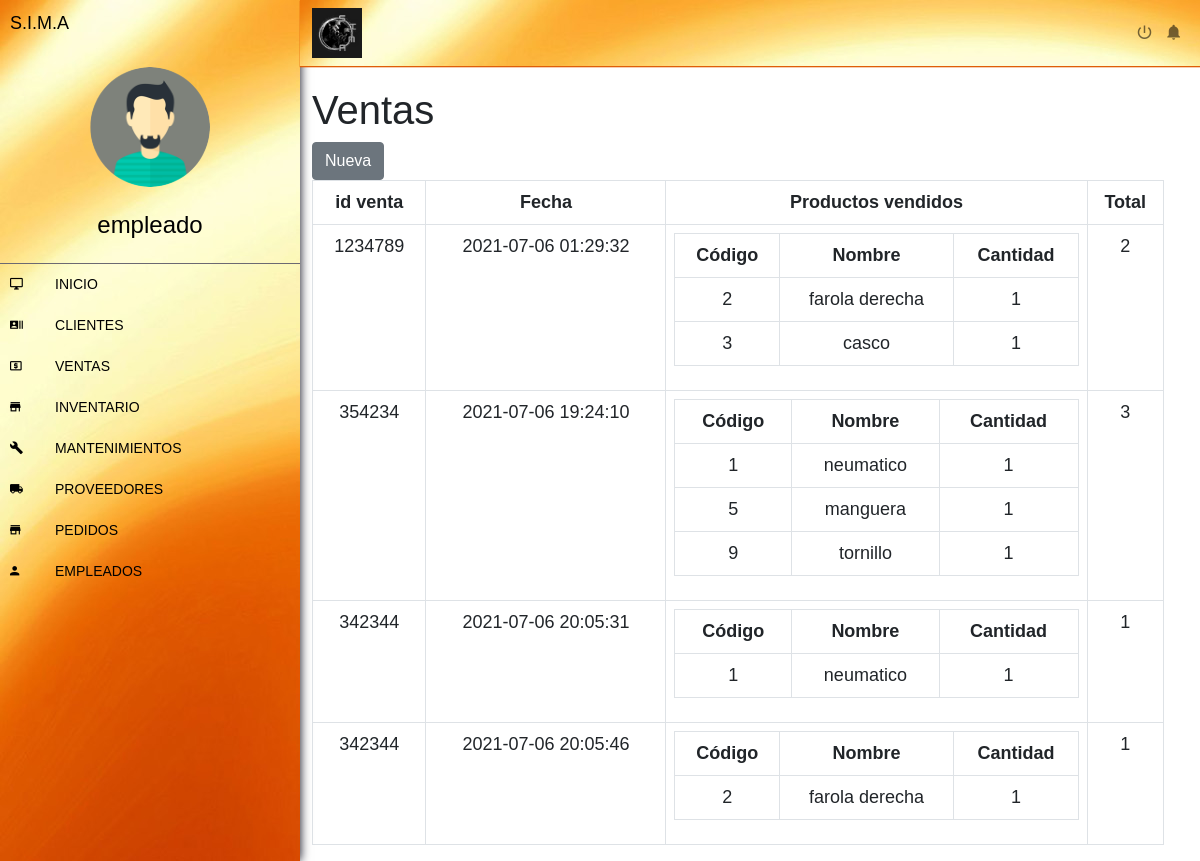
Screenshot of /vistas/ventas/verVentas.php with the database file from the repository.
### tables this page shows
CREATE TABLE `ventas` (
  `id` bigint(20) UNSIGNED NOT NULL,
  `fecha` datetime NOT NULL,
  `cliente` int(20) NOT NULL,
  `total` int(50) NOT NULL
);

### vistas/ventas/verVentas.php (the view, shortened to what this page needs)
<?php
    include("../../templates/menusup.php");
    include("../../templates/menulateral.php");
	$pdo = new base();
	$pdo=$pdo->construct();
?>
<!DOCTYPE html>
<html lang="en">
<head>
</head>
<body>
<div class="row">
		<h1>Ventas</h1>
		<div class="col-1">
			<a class="btn btn-secondary" href="./ventas.php">Nueva </a>
		</div>
    <div class="row" id="ventas">
    <?php
$sentencia = $pdo->query("SELECT ventas.total, ventas.fecha, ventas.id,ventas.cliente, GROUP_CONCAT( producto.id_item, '..', producto.nombre_prod, '..', productos_vendidos.cantidad SEPARATOR '__') AS producto FROM ventas INNER JOIN productos_vendidos ON productos_vendidos.id_venta = ventas.id INNER JOIN producto ON producto.id_item = productos_vendidos.id_producto GROUP BY ventas.id ORDER BY ventas.id");
$ventas = $sentencia->fetchAll(PDO::FETCH_OBJ);
?>
	<div class="col-xs-12">
		<table class="table table-bordered">
			<thead>
				<tr>
					<th>id venta</th>
					<th>Fecha</th>
					<th>Productos vendidos</th>
					<th>Total</th>
				</tr>
			</thead>
			<tbody>
				<?php foreach($ventas as $venta){ ?>
				<tr>
					<td><?php echo $venta->cliente ?></td>
					<td><?php echo $venta->fecha ?></td>
					<td>
						<table class="table table-bordered">
							<thead>
								<tr>
									<th>Código</th>
									<th>Nombre</th>
									<th>Cantidad</th>
								</tr>
							</thead>
							<tbody>
								<?php foreach(explode("__", $venta->producto) as $productosConcatenados){
								$producto = explode("..", $productosConcatenados)
								?>
								<tr>
									<td><?php echo $producto[0] ?></td>
									<td><?php echo $producto[1] ?></td>
									<td><?php echo $producto[2] ?></td>
								</tr>
								<?php } ?>
							</tbody>
						</table>
					</td>
					<td><?php echo $venta->total ?></td>
				</tr>
				<?php } ?>
			</tbody>
		</table>
	</div>
    </div>
</body>

### CSS/menu.css (style rules this page uses)
:root { --width: 300px; --padding: 10px; --bg-color: #321d7a; --hovercolor:#6b6972; --width-collapsed:50px; }
body { font-family: Arial, Helvetica, sans-serif; font-size: 18px; padding: 0; margin: 0; margin-left: var(--width); }
.table { text-align: center; }

### rows the page displays
ventas: cliente "1234789", fecha "2021-07-06 01:29:32", producto "2", producto "farola derecha", producto "1", producto "3", producto "casco", total "2"
ventas: cliente "354234", fecha "2021-07-06 19:24:10", producto "1", producto "neumatico", producto "5", producto "manguera", producto "9", producto "tornillo", total "3"
ventas: cliente "342344", fecha "2021-07-06 20:05:31", producto "1", producto "neumatico", total "1"
ventas: cliente "342344", fecha "2021-07-06 20:05:46", producto "2", producto "farola derecha", producto "1", total "1"
